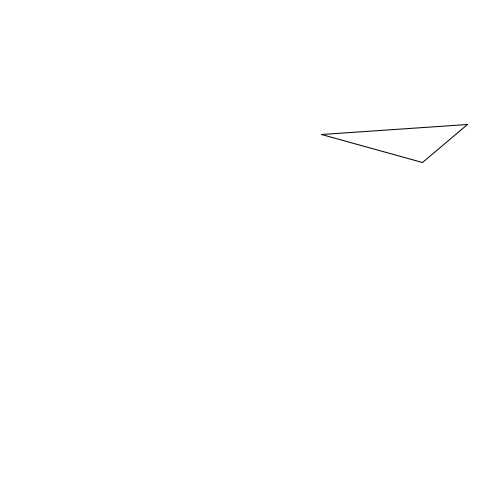
Frame 1 (no input)
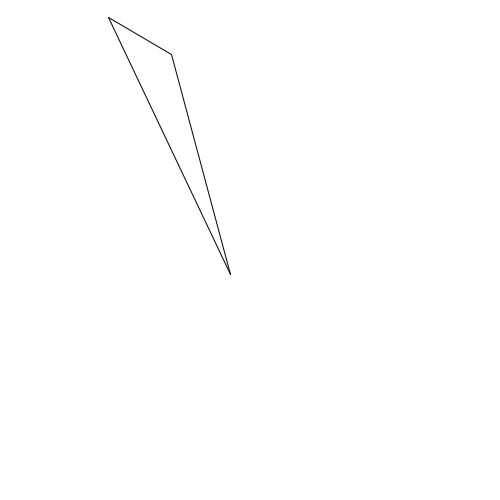
Frame 2 (the mouse pressed at the canvas centre, redrawn once)

The Processing sketch that drew these frames (run headless with seeded random() and noise(); the mouse was pressed at the canvas centre and the sketch redrawn once):

// Processing sketch: Opdracht_9_8
// ── Opdracht_9_8.pde
void setup() {
  size(500, 500);
  noLoop();
}

void draw() {
  background(255);
  noFill();
  tekenDriehoek((int) random(10, 491), (int) random(10, 491), (int) random(10, 491), 
    (int) random(10, 491), (int) random(10, 491), (int) random(10, 491));
  //tekenDriehoek(
}

void tekenDriehoek(int x1, int y1, int x2, int y2, int x3, int y3) {
  // teken een driehoek m.b.v. de meegegeven data (parameters)
  //triangle(x1, y1, x2, y2, x3, y3);
  line(x1, y1, x2, y2);
  line(x2, y2, x3, y3);
  line(x3, y3, x1, y1);
}
